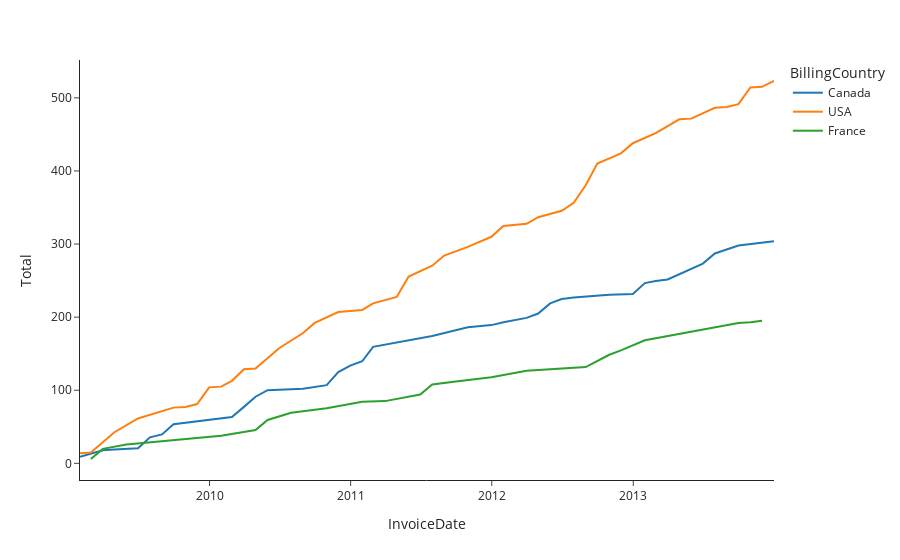

Notebook source saved alongside this figure:
### Markdown cell above
Making plots with Plotly

### Code cell
import plotly.express as px 
px.line(gb, x='InvoiceDate', y='Total', color='BillingCountry', template='simple_white')
